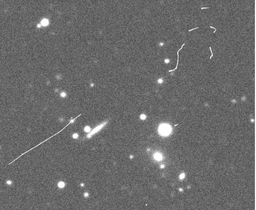
#> input picture data_set/img_with_cosmic/data1.png, 256 x 210 px, shrunk from 485 x 398 before the run
$ python main.py   (older library calls are emulated)
#> lines starting #> are read from the running program, lines starting #| are printed output that depends on the picture; after the words box and inside, x2 and y2 are one past the last pixel; in counts of white or black regions, pixels touching at a corner belong together
import cv2
import numpy as np
# ----- step 1 -----
# 拉普拉斯邊緣檢測影像
# ----- step 2 -----
# 檢測處理拉普拉斯檢測的負片，找出宇宙射線
# ----- step 3 -----
# 回到普通圖片，從上往下從左到右把那個區塊磨掉

# 想調整模式可以調整MODE變數的初始值
# 想要使用最小濾波器，可以調整comment out第148行，使用149行，並將MODE設定為1

def SaveImg(image_name, img):
    cv2.imwrite(image_name, img)


def NegativeFilm(img):
    img_rows = img.shape[0]
    img_cols = img.shape[1]
    nagativeImg = np.zeros(shape=(img_rows, img_cols, 1), dtype=np.uint8)
    for r in range(img_rows):
        for c in range(img_cols):
            nagativeImg[r, c] = 255 - img[r, c]

    return nagativeImg


def MarkComsic(img, row, col, val=230):
    '''
    想避免雜訊的話，目前想法是如果周遭有2或3個鄰居的色差小於一定值或周遭的值直接黑掉，就當宇宙射線。 \n
    如果下方的點也有一些特徵 或許可以在markedMap做不同的標記。

    '''
    center_value = img[row, col]
    same_color_point_count = 0
    diff_color_point_count = 0
    # 如果中心點是夠白的
    if center_value > val:
        # 判定周遭有多少顏色類似的點, 且是否有落差極大的點
        for i in range(-1, 2):
            for j in range(-1, 2):
                # 正中間的點不計算
                if i == 0 and j == 0:
                    continue
                if img[row+i, col+j] > center_value-5 or img[row+i, col+j] < center_value + 5:
                    same_color_point_count += 1
                elif img[row+i, col+j] < center_value/2:
                    diff_color_point_count += 1
        # 是宇宙射線
        if same_color_point_count > 2:
            return 1
    # 不是宇宙射線
    return 0


def laplace(img, ksize=3):
    '''
    自製拉普拉斯邊緣檢測
    '''
    height = img.shape[0]
    width = img.shape[1]
    output_image = np.zeros(shape=(height, width))
    if ksize == 3:
        filter = np.array([[0, -1, 0],
                           [-1, 4, -1],
                           [0, -1, 0]])

    for i in range(1, height-1):
        for j in range(1, width-1):
            output_image[i, j] = abs(np.sum(img[i-1:i+2, j-1:j+2]*filter))
    return np.uint8(output_image)


def blurred(img, row, col, kernel=np.array([[1, 1, 1],
                                            [1, 0, 0],
                                            [0, 0, 0]])):
    '''
    把指定像素做相鄰像素平均法
    '''
    # kernel = np.array([[2, 2, 2],
    #                    [2, 0, 1],
    #                    [1, 1, 1]])

    value = np.array([[img[row-1, col-1], img[row-1, col], img[row-1, col+1]],
                      [img[row, col-1], img[row, col], img[row, col+1]],
                      [img[row+1, col-1], img[row+1, col], img[row+1, col+1]]])
    sum = np.sum(kernel)
    if sum == 0:
        return 125
    return np.sum(np.floor(kernel/sum * value))


def min_filtering(img, row, col):
    '''
    最小濾波器
    value為原始圖片中指定像素與其8鄰點
    '''
    value = np.array([[img[row-1, col-1], img[row-1, col], img[row-1, col+1]],
                      [img[row, col-1], img[row, col], img[row, col+1]],
                      [img[row+1, col-1], img[row+1, col], img[row+1, col+1]]])

    return np.min(value)


# 1=靜態kernel 2=動態生成Kernel 3=改閥值重複流程 4=MODE2+MODE3
MODE = 4
input_path = "./data_set/img_with_cosmic/"
output_path = "./data_set/img_output/"
filename = "data1.png"

if __name__ == '__main__':
    if MODE < 3:
        # input灰階圖片
        img = cv2.imread(input_path+filename, 0)
        # 得到圖片大小
        img_rows = img.shape[0]
        img_cols = img.shape[1]
        # 標記宇宙射線位置
        markedImgMap = np.zeros(shape=(img_rows, img_cols, 1), dtype=np.uint8)

        # step 1 拉普拉斯邊緣檢測
        la_img = cv2.Laplacian(img, cv2.CV_16S, ksize=3)
        la_img = cv2.convertScaleAbs(la_img)

        # step 2 檢測處理拉普拉斯檢測的負片，找出宇宙射線
        # 開3x3遮罩
        # 判斷中間的灰階值是否幾乎等於白色，且與周遭的值差距很大(like val>210 or something)
        # 是的話就標記他的座標
        markedImgMap = np.zeros(shape=(img_rows, img_cols, 1), dtype=np.uint8)
        for i in range(1, img_rows-1):
            for j in range(1, img_cols-1):
                markedImgMap[i, j] = MarkComsic(la_img, i, j, val=150)
        # step 3 回到普通圖片，從上往下從左到右把那個區塊磨掉
        for i in range(1, img_rows-1):
            for j in range(1, img_cols-1):
                if markedImgMap[i, j] == 1:
                    if MODE == 2:
                        kernel = np.zeros(shape=(3, 3))
                        for x in range(-1, 2):
                            for y in range(-1, 2):
                                if markedImgMap[i+x, j+y] == 1:
                                    kernel[x+1, y+1] = 0
                                else:
                                    kernel[x+1, y+1] = 1
                        img[i, j] = blurred(img, i, j, kernel)
                        markedImgMap[i, j] = 0
                    else:
                        img[i, j] = blurred(img, i, j)
                        # img[i, j] = min_filtering(img, i, j)
        # ----- 成效不佳 -----
        #             # 之後再對2的部分做一是磨平
        #             if markedImgMap[i-1, j] != 1:
        #                 markedImgMap[i-1, j] = 2
        #             if markedImgMap[i, j-1] != 1:
        #                 markedImgMap[i, j-1] = 2
        #             if markedImgMap[i+1, j] != 1:
        #                 markedImgMap[i+1, j] = 2
        #             if markedImgMap[i, j+1] != 1:
        #                 markedImgMap[i, j+1] = 2

        # for i in range(1, img_rows-1):
        #     for j in range(1, img_cols-1):
        #         if markedImgMap[i, j] == 2:
        #             origin_image[i, j] = blurred(origin_image, i, j)
        # --------------------
        SaveImg("./data_set/img_output/"+"newImg.png", img)
    else:
        # 判斷是否為宇宙射線的閥值
        mask_judg = 180
        for n in range(2):
            # input灰階圖片
            if n == 0:
                img = cv2.imread(input_path+filename, 0)
#> img: shape (210, 256); min 73, max 255, mean 106.8
            else:
                img = cv2.imread("./data_set/temp.png", 0)
            # 得到圖片大小
            img_rows = img.shape[0]
#> img_rows = 210
            img_cols = img.shape[1]
#> img_cols = 256
            # 標記宇宙射線位置
            markedImgMap = np.zeros(
                shape=(img_rows, img_cols, 1), dtype=np.uint8)

            # step 1 存負片
            nag_img = NegativeFilm(img)
#> after the loop in NegativeFilm, `for r in range(img_rows):`:
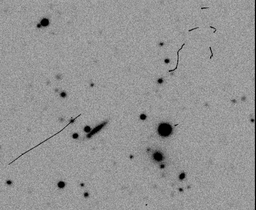
#> nagativeImg: shape (210, 256, 1); min 0, max 182, mean 148.2

            # step 2 拉普拉斯邊緣檢測
            la_img = cv2.Laplacian(nag_img, cv2.CV_16S, ksize=3)
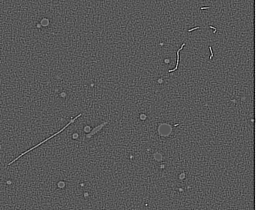
#> la_img: shape (210, 256) int16; min -618, max 1168, mean 2; drawn with min black and max white
            la_img = cv2.convertScaleAbs(la_img)
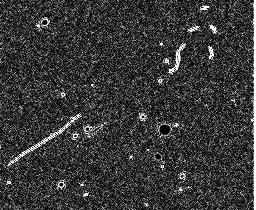
#> la_img: shape (210, 256); min 0, max 255, mean 56.3

            # step 3 檢測處理拉普拉斯檢測的負片，找出宇宙射線
            for i in range(1, img_rows-1):
                for j in range(1, img_cols-1):
                    markedImgMap[i, j] = MarkComsic(
                        la_img, i, j, val=mask_judg)
#> this loop made 208 passes
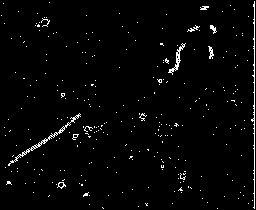
#> markedImgMap: shape (210, 256, 1); values 0 (black) and 1 (white), 2.3% white in thin lines or dots
            mask_judg -= 40
            # step 4 回到普通圖片，從上往下從左到右把那個區塊磨掉
            for i in range(1, img_rows-1):
                for j in range(1, img_cols-1):
                    if markedImgMap[i, j] == 1:
                        if MODE == 4:
                            kernel = np.zeros(shape=(3, 3))
                            for x in range(-1, 2):
                                for y in range(-1, 2):
                                    if markedImgMap[i+x, j+y] == 1:
                                        kernel[x+1, y+1] = 0
                                    else:
                                        kernel[x+1, y+1] = 1
                            img[i, j] = blurred(img, i, j, kernel)
                            markedImgMap[i, j] = 0
                        else:
                            img[i, j] = blurred(img, i, j)
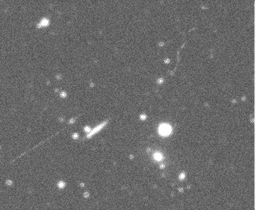
#> img: shape (210, 256); min 77, max 255, mean 106.6
#> markedImgMap: shape (210, 256, 1); 2.3% of pixels changed, all inside (x1, y1, x2, y2) = (1, 1, 255, 209)
            SaveImg("./data_set/temp.png", img)

        SaveImg("./data_set/img_output/"+"newImg.png", img)

    # [10 lines of commented-out code are left out]
